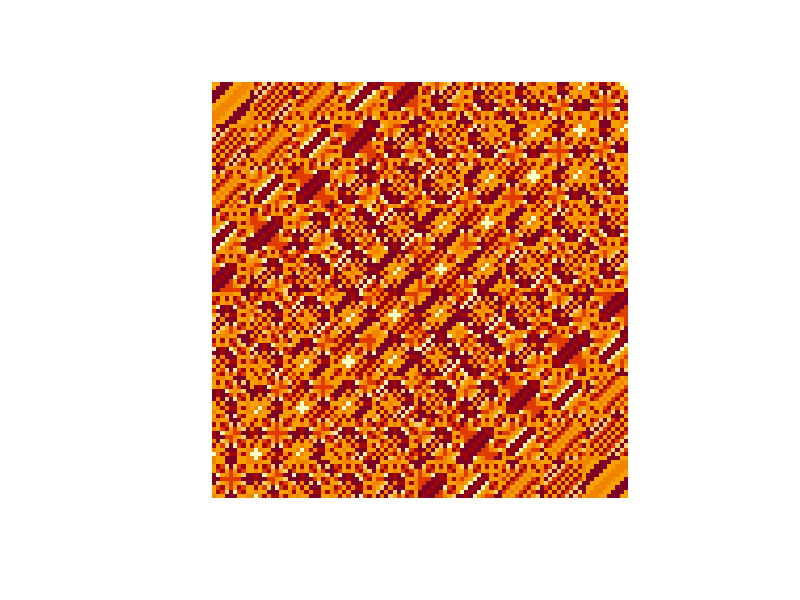

Write R code to recreate this figure.
digit <- function(num,vec){
  if(num==0) return(rev(vec))
  else return(digit(as.integer(num/10),c(vec,num%%10)))
}

arrange <- function(num,decreasing=FALSE){
  digits = digit(num,c())
  digits = sort(digits,decreasing)
  num = ""
  for(i in 1:length(digits)){
    num = paste(num,digits[i],sep="")
  }
  return(as.integer(num))
}

kaprekars_steps <- function(num,step){
  if(length(unique(digit(num,c())))==1) return(0)
  if(num==6174) return(step)
  num_a = arrange(num)
  num_d = arrange(num,TRUE)
  kaprekars_steps(num_d-num_a,step+1)
}

pad_num <- function(num){
  if(as.integer(log(as.integer(num),10)+1) == 4) return(as.integer(num))
  else pad_num(paste(num,0,sep=""))
}

mat = matrix(0, nrow=99, ncol=99)
for(i in 1:99){
  for(j in 1:99){
    mat[i,j] = kaprekars_steps(pad_num(paste(i,j,sep="")),0)
  }
}

image(1:99, 1:99, mat, asp = 1, axes = F, xlab ='', ylab ='')

cat(kaprekars_steps(9218,0),"\n")
cat(kaprekars_steps(9090,0),"\n")
cat(kaprekars_steps(2222,0),"\n")
cat(pad_num(as.character(89)),"\n")
cat(pad_num(as.character(195)),"\n")
